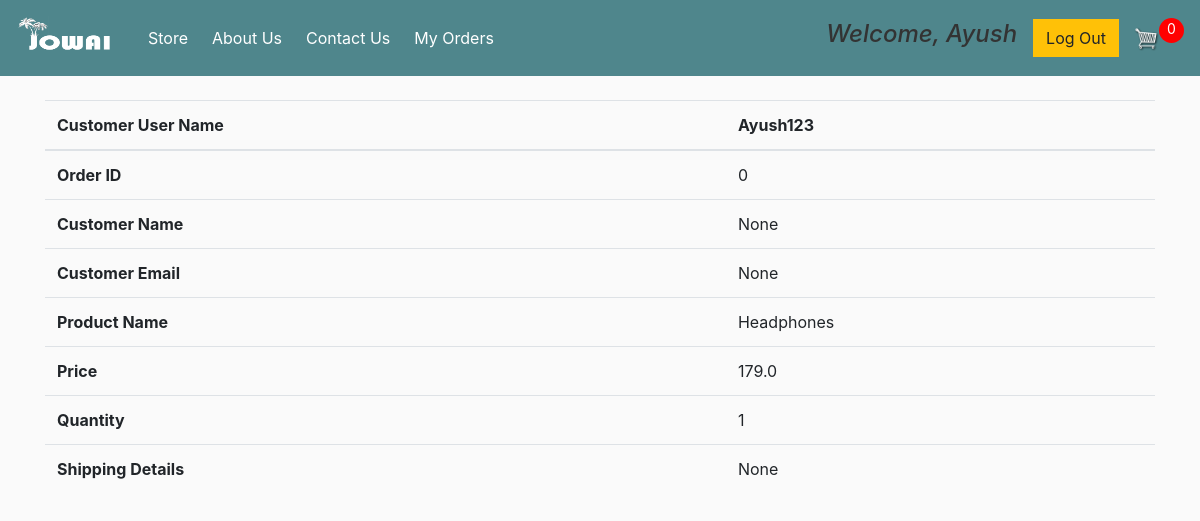
Page /order_details/46 (signed in) on the committed database.
### store/models.py (models this page shows, shortened)
class MyOrder(models.Model):
    customer=models.CharField(max_length=200, null=False, default='None')
    customer_name=models.CharField(max_length=200, null=False, default='None')
    customer_email=models.CharField(max_length=200, null=False, default='None')
    name=models.CharField(max_length=200, null=False)
    price=models.FloatField()
    image=models.ImageField(null=True, blank=True)
    quantity=models.IntegerField(default=0, null=True, blank=True)
    product_id=models.IntegerField(default=0)
    order_id=models.IntegerField(null=True, blank=True, default=0)
    shipping_address=models.CharField(max_length=100, null=True)

### store/views.py (the view)
# urls.py: path('order_details/<int:id>', views.order_details, name="order_details"),
def order_details(request , id):
     if request.user.is_authenticated:
          log_status=True
          customer = request.user.customer
          order_details=MyOrder.objects.get(id=id)
          order,created = Order.objects.get_or_create(customer=customer, complete=False)
          cartItems = order.get_cart_items
     else:
        cartItems = []
        order_details={'get_cart_items':0, 'get_cart_total':0}
        order_details=[]
        log_status=False
     context={'order_details': order_details, 'cartItems':cartItems, 'log_status': log_status}
     return render(request, 'store/OrderDetails.html', context)

### store/models.py (called while the page is built)
    @property
    def get_cart_items(self):
        orderitems=self.order_item_set.all()
        total=sum([item.quantity for item in orderitems])
        return total

### store/templates/store/OrderDetails.html
{% extends 'store/Main.html' %}
{% load static %}
{% block content %}
<table class="table">
    <thead>
      <tr>
        <th scope="col">Customer User Name</th>
        <th scope="col">{{order_details.customer}}</th>
      </tr>
    </thead>
    <tbody>
        <tr>
            <th scope="row">Order ID</th>
            <td colspan="2">{{order_details.order_id}}</td>
          </tr>
        <tr>
            <th scope="row">Customer Name</th>
            <td colspan="2">{{order_details.customer_name}}</td>
          </tr>
        <tr>
            <th scope="row">Customer Email</th>
            <td colspan="2">{{order_details.customer_email}}</td>
          </tr>
      <tr>
        <th scope="row">Product Name</th>
        <td>{{order_details.name}}</td>
      </tr>
      <tr>
        <th scope="row">Price</th>
        <td colspan="2">{{order_details.price}}</td>
      </tr>
      <tr>
        <th scope="row">Quantity</th>
        <td colspan="2">{{order_details.quantity}}</td>
      </tr>
      <tr>
        <th scope="row">Shipping Details</th>
        <td colspan="2">{{order_details.shipping_address}}</td>
      </tr>
    </tbody>
  </table>
{% endblock %}

### store/templates/store/Main.html (shortened to what this page needs)
<!DOCTYPE html>
{% load static %}
<html>
<head>
	<link rel="stylesheet" href="https://stackpath.bootstrapcdn.com/bootstrap/4.4.1/css/bootstrap.min.css">
	<link rel="stylesheet" type="text/css" href="{% static 'css/main.css' %}">
</head>
<body>
	<nav class="navbar navbar-expand-lg navbar-dark bg-dark">
	  <a class="navbar-brand" href="{% url 'store' %}"><img width="100px" height="50px" src="{% static '/images/JOWAI-o.png' %}"></a>
	  <div class="collapse navbar-collapse" id="navbarSupportedContent">
	    <ul class="navbar-nav mr-auto">
	      <li class="nav-item ml-2 active ">
	        <a class="nav-link" href="{% url 'store' %}">Store <span class="sr-only">(current)</span></a>
		  </li>
		  <li class="nav-item ml-2 active">
	        <a class="nav-link" href="{% url 'about' %}">About Us <span class="sr-only">(current)</span></a>
	      </li>
		  <li class="nav-item ml-2 active">
	        <a class="nav-link" href="{% url 'contact' %}">Contact Us <span class="sr-only">(current)</span></a>
		  </li>
		  <li class="nav-item ml-2 active">
	        <a class="nav-link" href="{% url 'my_orders' %}">My Orders <span class="sr-only">(current)</span></a>
	      </li>
		</ul>
	    <div class="form-inline my-2 my-lg-0">
			{% if log_status %}
			<h4 class="mx-3" ><a href="/myProfile" style="text-decoration: none;"><i style="color:#333">Welcome, {{request.user.first_name}}</i></h4></a>
			<a href="/log_out"class="btn btn-warning">Log Out</a>
			 {% else %}
			 <a href="/log_in"class="btn btn-warning">Log In</a>
			 {% endif %}
	     	<a href="{% url 'cart' %}">
	    		<img  id="cart-icon" src="{% static 'images/cart.png' %}">
	    	</a>
	    	<p id="cart-total">{{cartItems}}</p>
	    </div>
	  </div>
	</nav>
     <div class="container" id="mainDiv">
            <br>
            {% block content %}
            {% endblock content %}
         </div>
</body>
</html>

### store/static/css/main.css (style rules this page uses)
body { background-color: hsl(0, 0%, 98%); }
h1, h2, h3, h4, h5, h6 { color: hsl(0, 0%, 30%); }
.bg-dark { background-color: #4f868c!important; }
#cart-icon { width: 25px; display: inline-block; margin-left: 15px; }
#cart-total { display: block; text-align: center; color: #fff; background-color: red; width: 25px; height: 25px; border-radius: 50%; font-size: 14px; }
.btn { border-radius: 0; }

### rows in the picture
MyOrder: customer "Ayush123", order_id "0", customer_name "None", customer_email "None", name "Headphones", price "179.0", quantity "1", shipping_address "None"

### other values in the picture
{{ request.user.first_name }} "Ayush"
{{ cartItems }} "0"
